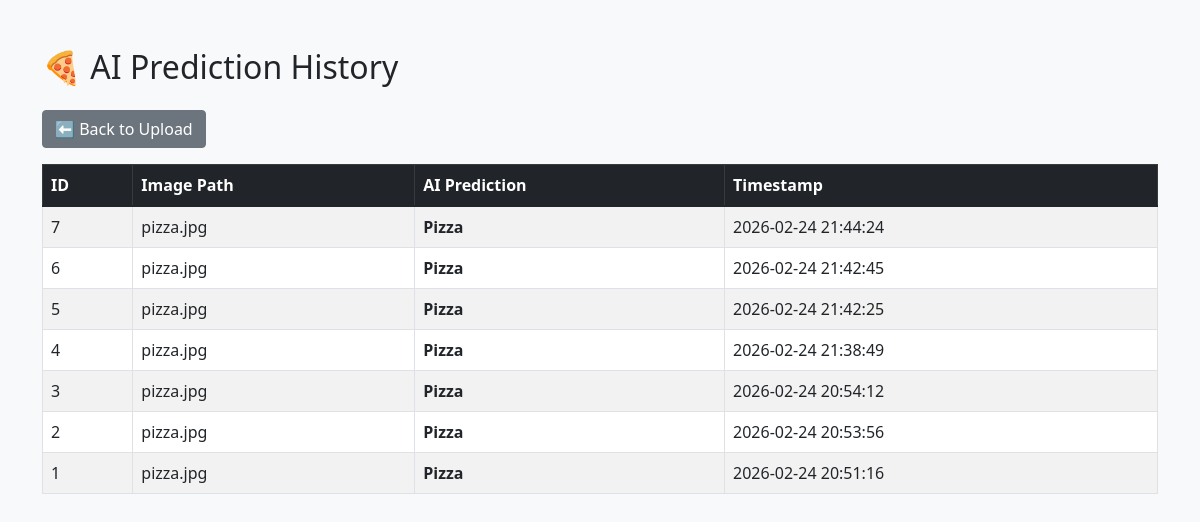
The app's page /history with its own data.
### tables this page shows
CREATE TABLE predictions
                 (id INTEGER PRIMARY KEY AUTOINCREMENT,
                  filename TEXT,
                  prediction TEXT,
                  timestamp TEXT);

### Food_app.py (the view)
@app.route('/history')
def history():
    conn = sqlite3.connect('food_history.db')
    c = conn.cursor()
    c.execute("SELECT * FROM predictions ORDER BY timestamp DESC")
    records = c.fetchall()
    conn.close()
    return render_template('history.html', history=records)

### templates/history.html (shortened to what this page needs)
<!DOCTYPE html>
<html>
<head>
    <link href="https://cdn.jsdelivr.net/npm/bootstrap@5.1.3/dist/css/bootstrap.min.css" rel="stylesheet">
</head>
<body class="bg-light">
    <div class="container mt-5">
        <h2 class="mb-4">🍕 AI Prediction History</h2>
        <a href="/" class="btn btn-secondary mb-3">⬅️ Back to Upload</a>
        <table class="table table-striped table-bordered bg-white">
            <thead class="table-dark">
                <tr>
                    <th>ID</th>
                    <th>Image Path</th>
                    <th>AI Prediction</th>
                    <th>Timestamp</th>
                </tr>
            </thead>
            <tbody>
                {% for row in history %}
                <tr>
                    <td>{{ row[0] }}</td>
                    <td>{{ row[1] }}</td>
                    <td><strong>{{ row[2] }}</strong></td>
                    <td>{{ row[3] }}</td>
                </tr>
                {% else %}
                <tr>
                    <td colspan="4" class="text-center">No predictions yet!</td>
                </tr>
                {% endfor %}
            </tbody>
        </table>
    </div>
</body>
</html>

### records on screen
predictions: id "7", filename "pizza.jpg", prediction "Pizza", timestamp "2026-02-24 21:44:24"
predictions: id "6", filename "pizza.jpg", prediction "Pizza", timestamp "2026-02-24 21:42:45"
predictions: id "5", filename "pizza.jpg", prediction "Pizza", timestamp "2026-02-24 21:42:25"
predictions: id "4", filename "pizza.jpg", prediction "Pizza", timestamp "2026-02-24 21:38:49"
predictions: id "3", filename "pizza.jpg", prediction "Pizza", timestamp "2026-02-24 20:54:12"
predictions: id "2", filename "pizza.jpg", prediction "Pizza", timestamp "2026-02-24 20:53:56"
predictions: id "1", filename "pizza.jpg", prediction "Pizza", timestamp "2026-02-24 20:51:16"
